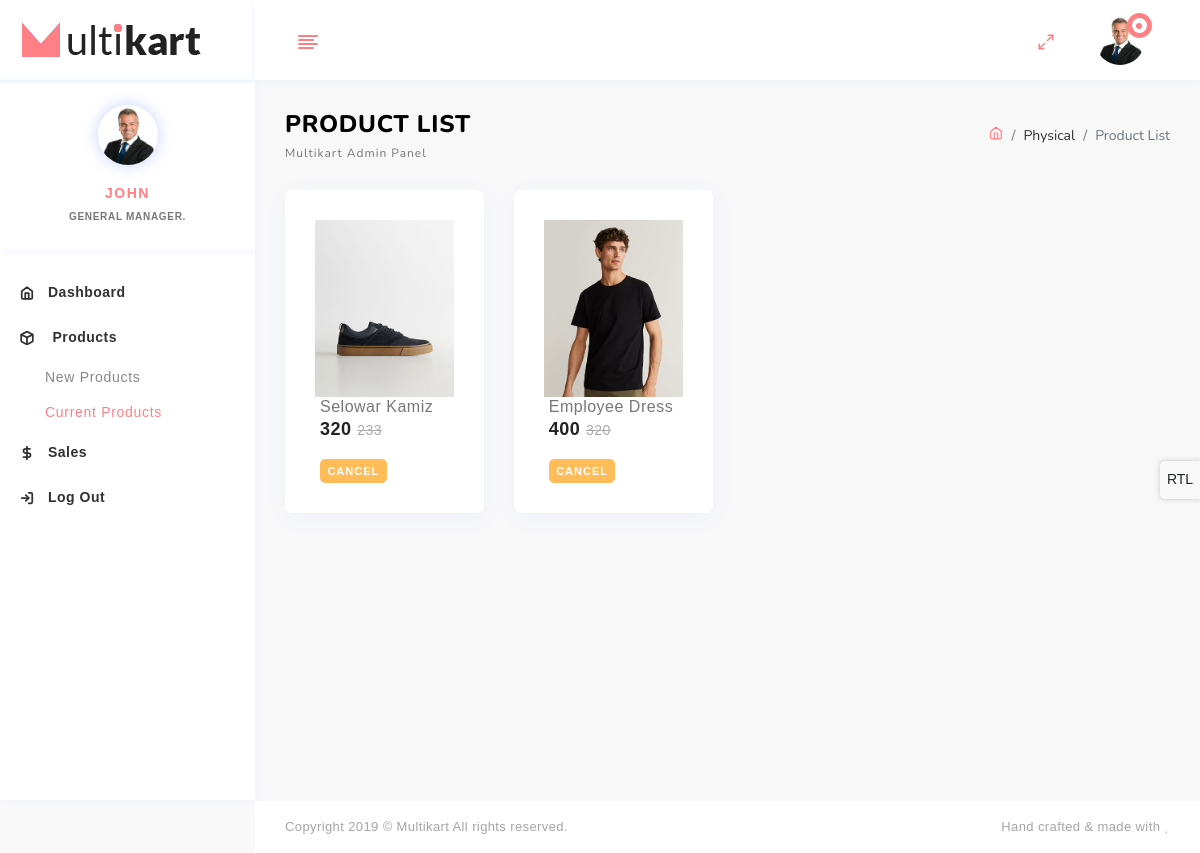
Page /seller/products.php (signed in) on the earlier database version.
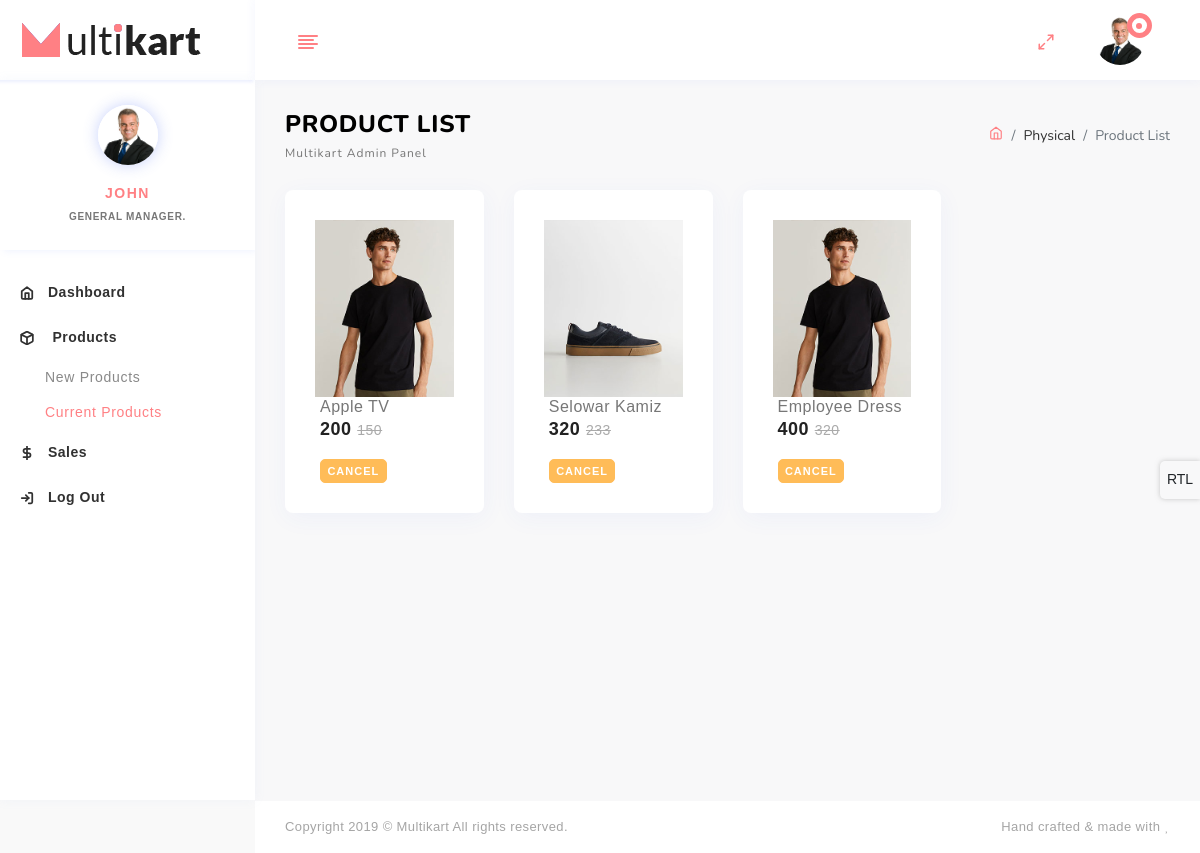
Same page on the later database version.
### tables this page shows
CREATE TABLE `products` (
  `id` int(11) NOT NULL,
  `title` varchar(255) DEFAULT NULL,
  `description` text DEFAULT NULL,
  `sell_price` int(11) NOT NULL,
  `unit_price` int(11) NOT NULL,
  `cat` int(3) NOT NULL,
  `prod_code` varchar(150) DEFAULT NULL,
  `sts` int(3) NOT NULL DEFAULT 0,
  `uid` int(11) DEFAULT NULL,
  `img` text DEFAULT NULL
);

### config/db.php (called while the page is built)
<?php
function DBCON(){
	$username = 'root';
	$password = '';
	$server = 'localhost';
	$dbname = 'ecom';
	try {
		$db = new PDO('mysql:host='.$server.';dbname='.$dbname,$username,$password);
		return $db;
	} catch (Exception $e) {
		die("Database Problem, Error: ".$e);
	}
}
?>

### config/functions.php (the view, shortened to what this page needs)
<?php
function seller_product()
{
	$stmt = DBCON()->prepare("SELECT * FROM `products` WHERE `sts` = 1 AND `uid` = '".$_SESSION['sid']."'");
	$stmt->execute();
	$data = $stmt->fetchAll();
	foreach ($data as $k) { ?>
		<div class="col-xl-3 col-sm-6">
                        <div class="card">
                            <div class="card-body product-box">
                                <div class="img-wrapper">
                                    <div class="front">
                                        <a href="#"><img src="../assets/products/<?= $k["img"]; ?>.png" class="img-fluid blur-up lazyload bg-img" alt=""></a>
                                    </div>
                                </div>
                                <div class="product-detail">
                                    <a href="#">
                                        <h6><?= $k["title"]; ?></h6>
                                    </a>
                                    <h4><?= $k["sell_price"]; ?> <del><?= $k["unit_price"]; ?></del></h4>
                                    <br>
                                    <div class="row">
                                        <div class="col-xl-6 col-sm-6">
                                            <a href="products.php?can=<?= $k["id"]; ?>" class="btn btn-xs btn-warning">Cancel</a>
                                        </div>
                                    </div>
                                </div>
                            </div>
                        </div>
                    </div>
<?php	}
}
?>

### seller/header.php (shortened to what this page needs)
<!DOCTYPE html>
<html lang="en">
<head>
    <link rel="stylesheet" type="text/css" href="assets/css/fontawesome.css">
    <link rel="stylesheet" type="text/css" href="assets/css/flag-icon.css">
    <link rel="stylesheet" type="text/css" href="assets/css/icofont.css">
    <link rel="stylesheet" type="text/css" href="assets/css/prism.css">
    <link rel="stylesheet" type="text/css" href="assets/css/chartist.css">
    <link rel="stylesheet" type="text/css" href="assets/css/bootstrap.css">
    <link rel="stylesheet" type="text/css" href="assets/css/admin.css">
</head>
<body>
<div class="page-wrapper">
    <div class="page-main-header">
        <div class="main-header-right row">
            <div class="mobile-sidebar">
                <div class="media-body text-right switch-sm">
                    <label class="switch"><a href="#"><i id="sidebar-toggle" data-feather="align-left"></i></a></label>
                </div>
            </div>
            <div class="nav-right col">
                <ul class="nav-menus">
                    <li><a class="text-dark" href="#!" onclick="javascript:toggleFullScreen()"><i data-feather="maximize-2"></i></a></li>
                    <li class="onhover-dropdown">
                        <div class="media align-items-center"><img class="align-self-center pull-right img-50 rounded-circle blur-up lazyloaded" src="assets/images/dashboard/man.png" alt="header-user">
                            <div class="dotted-animation"><span class="animate-circle"></span><span class="main-circle"></span></div>
                        </div>
                    </li>
                </ul>
            </div>
        </div>
    </div>
    <div class="page-body-wrapper">
        <div class="page-sidebar">
            <div class="main-header-left d-none d-lg-block">
                <div class="logo-wrapper"><a href="index.php"><img class="blur-up lazyloaded" src="assets/images/dashboard/multikart-logo.png" alt=""></a></div>
            </div>
            <div class="sidebar custom-scrollbar">
                <div class="sidebar-user text-center">
                    <div><img class="img-60 rounded-circle lazyloaded blur-up" src="assets/images/dashboard/man.png" alt="#">
                    </div>
                    <h6 class="mt-3 f-14">JOHN</h6>
                    <p>general manager.</p>
                </div>
                <ul class="sidebar-menu">
                    <li><a class="sidebar-header" href="index.php"><i data-feather="home"></i><span>Dashboard</span></a></li>
                    <li><a class="sidebar-header" href="#"><i data-feather="box"></i> <span>Products</span><i class="fa fa-angle-right pull-right"></i></a>
                        <ul class="sidebar-submenu">
                            <li>
                                <a href="add-product.php"><i class="fa fa-circle"></i>
                                    <span>New Products</span>
                                </a>
                            </li>
                            <li>
                                <a href="products.php"><i class="fa fa-circle"></i>
                                    <span>Current Products</span>
                                </a>
                            </li>
                        </ul>
                    </li>
                    <li><a class="sidebar-header" href="#"><i data-feather="dollar-sign"></i><span>Sales</span><i class="fa fa-angle-right pull-right"></i></a>
                    </li>
                    <li><a class="sidebar-header" href="logout.php"><i data-feather="log-in"></i><span>Log Out</span></a>
                    </li>
                </ul>
            </div>
        </div>

### seller/products.php (shortened to what this page needs)
<?php include 'header.php';
?>
        <div class="page-body">
            <div class="container-fluid">
                <div class="page-header">
                    <div class="row">
                        <div class="col-lg-6">
                            <div class="page-header-left">
                                <h3>Product List
                                    <small>Multikart Admin panel</small>
                                </h3>
                            </div>
                        </div>
                        <div class="col-lg-6">
                            <ol class="breadcrumb pull-right">
                                <li class="breadcrumb-item"><a href="index.html"><i data-feather="home"></i></a></li>
                                <li class="breadcrumb-item">Physical</li>
                                <li class="breadcrumb-item active">Product List</li>
                            </ol>
                        </div>
                    </div>
                </div>
            </div>
            <div class="container-fluid">
                <div class="row products-admin ratio_asos">
                    <?php seller_product(); ?>
                </div>
            </div>
        </div>
<?php include 'footer.php'; ?>

### seller/footer.php (shortened to what this page needs)
        <footer class="footer">
            <div class="container-fluid">
                <div class="row">
                    <div class="col-md-6 footer-copyright">
                        <p class="mb-0">Copyright 2019 © Multikart All rights reserved.</p>
                    </div>
                    <div class="col-md-6">
                        <p class="pull-right mb-0">Hand crafted & made with<i class="fa fa-heart"></i></p>
                    </div>
                </div>
            </div>
        </footer>
    </div>
</div>
</body>
</html>

Differences in the rows shown:
now on this page (row edited): products: title "Apple TV", sell_price "200", unit_price "150"
